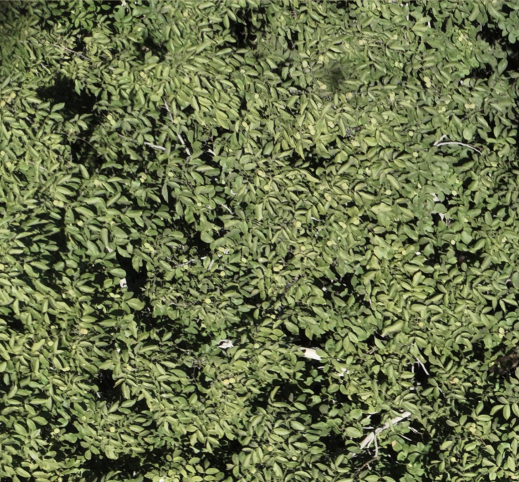
#> input picture image/image.png, 1038 x 964 px (shown at 1/2 size)
$ python walnut_annotator.py image
#> lines starting #> are read from the running program, lines starting #| are printed output that depends on the picture
#!/usr/bin/env python3
"""
Interactive Walnut Annotation Tool

Click on walnuts to mark their centers and save annotations to text files.
Supports multiple images in a folder with zoom, pan, and visual feedback.

Usage:
  python walnut_annotator.py /path/to/images -o /path/to/annotations

Options:
  -o, --output   Output folder for .txt annotations (default: image_folder/annotations)
  -r, --radius   Circle radius for markers (default: 8)

Mouse:
  Left click              Add walnut center annotation
  Right click             Remove nearest annotation
  Ctrl + left click drag  Pan the image
  Mouse wheel             Zoom in/out (at cursor)

Keyboard:
  s          Save annotations for the current image
  n          Next image (saves current image first)
  p          Previous image (saves current image first)
  q          Quit (saves current image, then exit)
  Esc        Quit without an extra save prompt (final save still runs on exit)
  r          Reset zoom and pan to fit the window
  z          Clear all annotations on the current image
  + or =     Zoom in
  -          Zoom out

Annotation output:
  One <image_stem>.txt per image in the output folder.
  Header lines start with #; data lines are "x y" in image pixel coordinates.
"""

import os
import sys
import cv2
import numpy as np
import argparse
from pathlib import Path
import glob


# [16 lines left out: function mouse_wheel_delta, not called in this run]

class WalnutAnnotator:
    def __init__(self, image_folder, output_folder=None, circle_radius=8):
        self.image_folder = image_folder
        self.output_folder = output_folder or os.path.join(image_folder, "annotations")
        self.circle_radius = circle_radius

        # Create output folder if it doesn't exist
        os.makedirs(self.output_folder, exist_ok=True)

        # Get all image files
        self.image_extensions = ['*.jpg', '*.jpeg', '*.png', '*.JPG', '*.JPEG', '*.PNG']
        self.image_files = []
        for ext in self.image_extensions:
            self.image_files.extend(glob.glob(os.path.join(image_folder, ext)))

        self.image_files = sorted(self.image_files)
        self.current_image_idx = 0
        self.annotations = []  # List of (x, y) coordinates
        self.image = None
        self.display_image = None
        self.window_name = "Walnut Annotator"

        # Fixed viewport: image scales inside this window (does not grow the window)
        self.viewport_w = 1200
        self.viewport_h = 800
        self.base_zoom = 1.0
        self.zoom_factor = 1.0
        self.min_zoom = 1.0
        self.max_zoom = 8.0
        self.zoom_step = 0.2
        self.pan_x = 0
        self.pan_y = 0
        self.letterbox_x = 0
        self.letterbox_y = 0
        self.is_panning = False
        self.last_pan_x = 0
        self.last_pan_y = 0

        if not self.image_files:
            raise ValueError(f"No images found in {image_folder}")

        print(f"Found {len(self.image_files)} images to annotate")
        print(f"Annotations will be saved to: {self.output_folder}")

    # [48 lines left out: function mouse_callback, not called in this run]

    def _effective_scale(self) -> float:
        return self.base_zoom * self.zoom_factor

    def _zoomed_size(self) -> tuple[int, int]:
        h, w = self.image.shape[:2]
        scale = self._effective_scale()
        return max(1, int(w * scale)), max(1, int(h * scale))

    def _letterbox_offset(self, zoomed_w: int, zoomed_h: int) -> tuple[int, int]:
        off_x = (self.viewport_w - zoomed_w) // 2 if zoomed_w < self.viewport_w else 0
        off_y = (self.viewport_h - zoomed_h) // 2 if zoomed_h < self.viewport_h else 0
        return max(0, off_x), max(0, off_y)

    def _clamp_pan(self) -> None:
        zoomed_w, zoomed_h = self._zoomed_size()
        max_pan_x = max(0, zoomed_w - self.viewport_w)
        max_pan_y = max(0, zoomed_h - self.viewport_h)
        self.pan_x = int(max(0, min(self.pan_x, max_pan_x)))
        self.pan_y = int(max(0, min(self.pan_y, max_pan_y)))

    def _compute_base_zoom(self) -> None:
        h, w = self.image.shape[:2]
        self.base_zoom = min(self.viewport_w / w, self.viewport_h / h)

    def zoom_in_at(self, display_x: int, display_y: int) -> None:
        self._zoom_at(display_x, display_y, zoom_in=True)

    def zoom_out_at(self, display_x: int, display_y: int) -> None:
        self._zoom_at(display_x, display_y, zoom_in=False)

    # [18 lines left out: function _zoom_at, not called in this run]

    def zoom_in(self) -> None:
        self.zoom_in_at(self.viewport_w // 2, self.viewport_h // 2)

    def zoom_out(self) -> None:
        self.zoom_out_at(self.viewport_w // 2, self.viewport_h // 2)

    # [28 lines left out: functions reset_zoom, display_to_image_coords, image_to_display_coords, not called in this run]

    def load_image(self, idx):
        """Load image at given index"""
#> called with idx = 0
        if 0 <= idx < len(self.image_files):
            image_path = self.image_files[idx]
            self.image = cv2.imread(image_path)
#> self.image is the input picture: shape (964, 1038, 3); mean B, G, R 73.9, 113.7, 104.8
            if self.image is None:
                print(f"Error loading image: {image_path}")
                return False

            self.current_image_idx = idx
            self._compute_base_zoom()
            self.zoom_factor = 1.0
            self.pan_x = 0
            self.pan_y = 0

            # Load existing annotations if they exist
            self.load_existing_annotations()

            # Update display
            self.update_display()

            print(f"\nImage {idx + 1}/{len(self.image_files)}: {os.path.basename(image_path)}")
            print(f"Image size: {self.image.shape[1]}x{self.image.shape[0]}")
            print(f"Current annotations: {len(self.annotations)}")

            return True
        return False

    def load_existing_annotations(self):
        """Load existing annotations for current image"""
        self.annotations = []
        image_name = Path(self.image_files[self.current_image_idx]).stem
        annotation_file = os.path.join(self.output_folder, f"{image_name}.txt")

        if os.path.exists(annotation_file):
            try:
                with open(annotation_file, 'r') as f:
                    for line in f:
                        line = line.strip()
                        if line and not line.startswith('#'):
                            parts = line.split()
                            if len(parts) >= 2:
                                x, y = float(parts[0]), float(parts[1])
                                self.annotations.append((int(x), int(y)))
                print(f"Loaded {len(self.annotations)} existing annotations")
            except Exception as e:
                print(f"Error loading annotations: {e}")

    def save_annotations(self):
        """Save current annotations to file"""
        if not self.annotations:
            return

        image_name = Path(self.image_files[self.current_image_idx]).stem
        annotation_file = os.path.join(self.output_folder, f"{image_name}.txt")

        try:
            with open(annotation_file, 'w') as f:
                f.write("# Walnut center annotations (x, y) coordinates\n")
                f.write(f"# Image: {os.path.basename(self.image_files[self.current_image_idx])}\n")
                f.write(f"# Image size: {self.image.shape[1]}x{self.image.shape[0]}\n")
                f.write(f"# Total walnuts: {len(self.annotations)}\n")
                f.write("# Format: x y\n")

                for x, y in self.annotations:
                    f.write(f"{x} {y}\n")

            print(f"Saved {len(self.annotations)} annotations to {annotation_file}")
        except Exception as e:
            print(f"Error saving annotations: {e}")

    def update_display(self):
        """Update the display with current annotations"""
        if self.image is None:
            return

        # Create a copy of the original image
        working_image = self.image.copy()

        # Draw annotations on the original image coordinates
        for i, (x, y) in enumerate(self.annotations):
            # Draw circle
            cv2.circle(working_image, (x, y), self.circle_radius, (0, 255, 0), 2)
            # Draw center dot
            cv2.circle(working_image, (x, y), 2, (0, 255, 0), -1)
            # Draw annotation number
            cv2.putText(working_image, str(i + 1), (x + self.circle_radius + 2, y - 5),
                       cv2.FONT_HERSHEY_SIMPLEX, 0.5, (0, 255, 0), 1)

        scale = self._effective_scale()
#> scale = 0.83
        zoomed_w = max(1, int(working_image.shape[1] * scale))
#> zoomed_w = 861
        zoomed_h = max(1, int(working_image.shape[0] * scale))
#> zoomed_h = 800
        zoomed_image = cv2.resize(
            working_image, (zoomed_w, zoomed_h), interpolation=cv2.INTER_LINEAR
        )
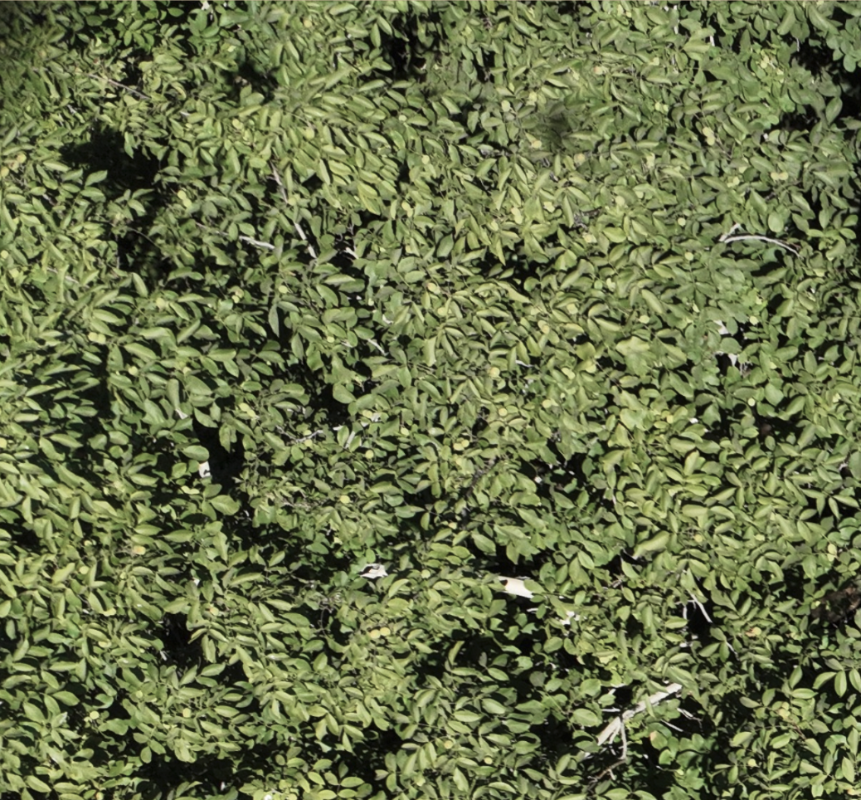
#> zoomed_image: shape (800, 861, 3); mean B, G, R 73.8, 113.5, 104.7

        self._clamp_pan()
        self.letterbox_x, self.letterbox_y = self._letterbox_offset(zoomed_w, zoomed_h)
#> self.letterbox_x = 169; self.letterbox_y = 0

        self.display_image = np.zeros((self.viewport_h, self.viewport_w, 3), dtype=np.uint8)

        src_x1 = self.pan_x
#> src_x1 = 0
        src_y1 = self.pan_y
#> src_y1 = 0
        src_x2 = min(zoomed_w, self.pan_x + self.viewport_w)
#> src_x2 = 861
        src_y2 = min(zoomed_h, self.pan_y + self.viewport_h)
#> src_y2 = 800

        dst_x1 = self.letterbox_x
#> dst_x1 = 169
        dst_y1 = self.letterbox_y
#> dst_y1 = 0
        if zoomed_w < self.viewport_w:
            src_x1 = 0
            src_x2 = zoomed_w
        if zoomed_h < self.viewport_h:
            src_y1 = 0
            src_y2 = zoomed_h

        copy_w = src_x2 - src_x1
#> copy_w = 861
        copy_h = src_y2 - src_y1
#> copy_h = 800
        if copy_w > 0 and copy_h > 0:
            patch = zoomed_image[src_y1:src_y2, src_x1:src_x2]
            self.display_image[dst_y1 : dst_y1 + copy_h, dst_x1 : dst_x1 + copy_w] = patch
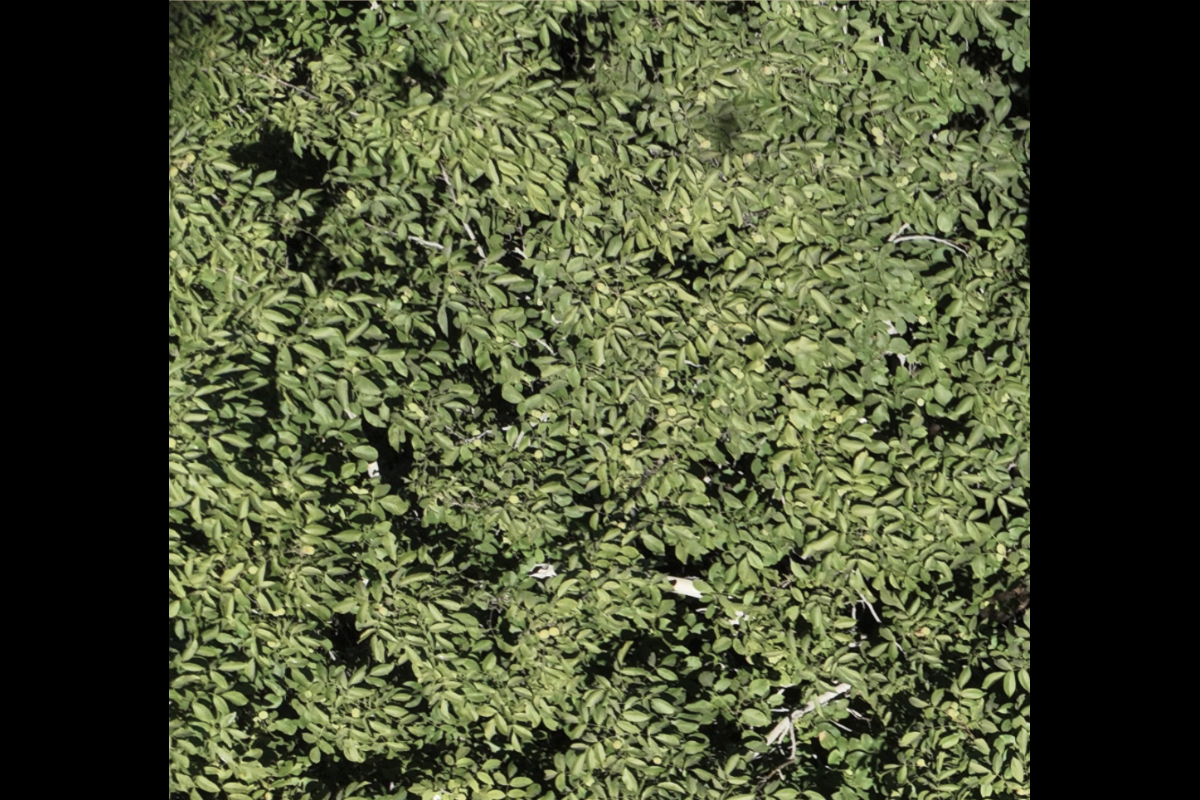
#> self.display_image: shape (800, 1200, 3); mean B, G, R 53, 81.5, 75.1

        # Add info text
        info_text = f"Image {self.current_image_idx + 1}/{len(self.image_files)} | Annotations: {len(self.annotations)} | Zoom: {self.zoom_factor:.1f}x"
        cv2.putText(self.display_image, info_text, (10, 30), cv2.FONT_HERSHEY_SIMPLEX, 0.7, (255, 255, 255), 2)
        cv2.putText(self.display_image, info_text, (10, 30), cv2.FONT_HERSHEY_SIMPLEX, 0.7, (0, 0, 0), 1)

        # Add instructions
        instructions = "L: Add | R: Remove | Ctrl+drag: Pan | Wheel/+/-: Zoom | r: reset | s: save | n/p: next/prev | q: quit"
        cv2.putText(self.display_image, instructions, (10, self.display_image.shape[0] - 10),
                   cv2.FONT_HERSHEY_SIMPLEX, 0.4, (255, 255, 255), 2)
        cv2.putText(self.display_image, instructions, (10, self.display_image.shape[0] - 10),
                   cv2.FONT_HERSHEY_SIMPLEX, 0.4, (0, 0, 0), 1)
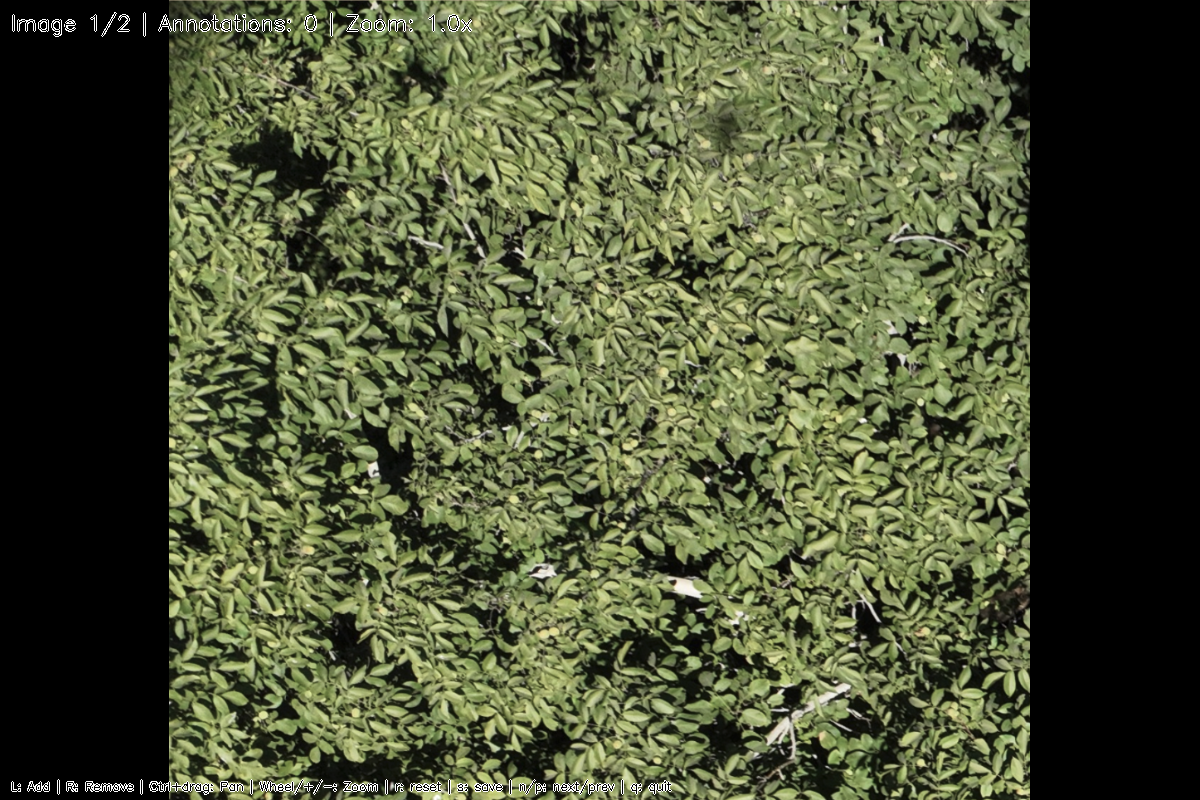
#> self.display_image: shape (800, 1200, 3); mean B, G, R 53.8, 82.1, 75.8

        cv2.imshow(self.window_name, self.display_image)

    def run(self):
        """Main annotation loop"""
        cv2.namedWindow(self.window_name, cv2.WINDOW_NORMAL)
        cv2.resizeWindow(self.window_name, self.viewport_w, self.viewport_h)
        cv2.setMouseCallback(self.window_name, self.mouse_callback)

        # Load first image
        if not self.load_image(0):
#| Image size: 1038x964
            print("Error loading first image")
            return

        print("\n" + "="*70)
        print("WALNUT ANNOTATION TOOL")
        print("="*70)
        print("Instructions:")
        print("- Left click: Add walnut annotation")
        print("- Right click: Remove nearest annotation")
        print("- Ctrl + Left click + drag: Pan around image")
        print("- Mouse wheel or +/- keys: Zoom in/out")
        print("- 's': Save current annotations")
        print("- 'n': Next image")
        print("- 'p': Previous image")
        print("- 'q': Quit and save all")
        print("- 'r': Reset zoom and pan")
        print("- 'z': Reset current image annotations")
        print("="*70)

        while True:
            key = cv2.waitKey(1) & 0xFF
#> (key q is pressed here)

            if key == ord('q'):
                # Save and quit
                self.save_annotations()
                break

            elif key == ord('s'):
                # Save current annotations
                self.save_annotations()

            elif key == ord('n'):
                # Next image
                self.save_annotations()
                if self.current_image_idx < len(self.image_files) - 1:
                    self.load_image(self.current_image_idx + 1)
                else:
                    print("Already at last image")

            elif key == ord('p'):
                # Previous image
                self.save_annotations()
                if self.current_image_idx > 0:
                    self.load_image(self.current_image_idx - 1)
                else:
                    print("Already at first image")

            elif key == ord('r'):
                # Reset zoom and pan
                self.reset_zoom()

            elif key in (ord('+'), ord('=')):
                self.zoom_in()

            elif key in (ord('-'), ord('_')):
                self.zoom_out()

            elif key == ord('z'):
                # Reset current image annotations
                self.annotations = []
                self.update_display()
                print("Reset annotations for current image")

            elif key == 27:  # ESC key
                break

        cv2.destroyAllWindows()

        # Final save
        self.save_annotations()
        print(f"\nAnnotation complete! Files saved to: {self.output_folder}")

        # Print summary
        total_annotations = 0
        annotated_images = 0
        for image_file in self.image_files:
            image_name = Path(image_file).stem
            annotation_file = os.path.join(self.output_folder, f"{image_name}.txt")
            if os.path.exists(annotation_file):
                with open(annotation_file, 'r') as f:
                    count = sum(1 for line in f if line.strip() and not line.startswith('#'))
                total_annotations += count
                annotated_images += 1

        print(f"Summary: {annotated_images}/{len(self.image_files)} images annotated")
        print(f"Total walnut annotations: {total_annotations}")

def main():
    parser = argparse.ArgumentParser(description="Interactive Walnut Annotation Tool")
    parser.add_argument("image_folder", help="Folder containing images to annotate")
    parser.add_argument("-o", "--output", help="Output folder for annotations (default: image_folder/annotations)")
    parser.add_argument("-r", "--radius", type=int, default=8, help="Circle radius for annotations (default: 8)")

    args = parser.parse_args()

    if not os.path.exists(args.image_folder):
        print(f"Error: Image folder '{args.image_folder}' does not exist")
        return

    try:
        annotator = WalnutAnnotator(args.image_folder, args.output, args.radius)
        annotator.run()
    except Exception as e:
        print(f"Error: {e}")

if __name__ == "__main__":
    main()
